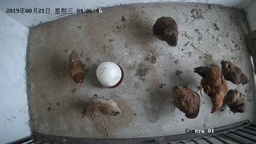
#> input picture 1.jpg, 256 x 144 px, shrunk from 2560 x 1440 before the run
$ python Otsu.py
#> lines starting #> are read from the running program, lines starting #| are printed output that depends on the picture; after the words box and inside, x2 and y2 are one past the last pixel; in counts of white or black regions, pixels touching at a corner belong together
import numpy as np
import cv2
import matplotlib.pyplot  as plt

def otsuCompute(grayImg):
    # 类间方差
    g = 0
    # 遍历矩阵
    for i in range(0,256):
        # 背景像素点占整幅图像的比例

        W0 = 0.0
        w0 = 0
        # 背景图像平均灰度
        U0 = 0
        u0 = 0.0
        # 前景图像占整幅图像的比例
        W1 = 0.0
        w1 = 0
        # 前景图像的平均灰度
        U1 = 0
        u1 = 0.0


        for element in grayImg.flat:

            # 大于i为前景
            if element>i:
                w1+=1
                u1+=element
            else:
                w0+=1
                u0+=element
        try:
            W0 = w0/(w0+w1)
            W1 = 1 - W0
            U0 = u0/w0
            U1 = u1/w1

            if W1*W0*((U0 - U1)**2) > g:
                g=W1*W0*((U0 - U1)**2)
                thres=i
        except:
            pass
    return  thres

img=cv2.imread('1.jpg',cv2.IMREAD_UNCHANGED)
#> img is the input picture: shape (144, 256, 3); mean B, G, R 107.4, 107.3, 105.9
grayImg=cv2.cvtColor(img,cv2.COLOR_BGR2GRAY)
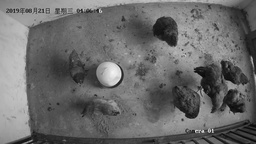
#> grayImg: shape (144, 256); min 4, max 244, mean 106.9
# cv2.medianBlur(grayImg,5,grayImg)
# 大津算法二值化分割前景和背景
ret,thresOtsu=cv2.threshold(grayImg,0,255,cv2.THRESH_BINARY_INV|cv2.THRESH_OTSU)
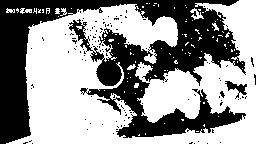
#> thresOtsu: shape (144, 256); 58.1% white; 120 black regions (118 under 20 px), largest, box (x1, y1, x2, y2) and area: (0, 0, 246, 144) 15025, (225, 81, 247, 99) 150
#> ret = 112
ret1,thresMyOtsu=cv2.threshold(grayImg,otsuCompute(grayImg),255,cv2.THRESH_BINARY_INV)
#> ret1 = 112


print('Otsu threshold is {0}'.format(ret))
#| Otsu threshold is 112.0
print('my Otsu threshold is {0}'.format(ret1))
#| my Otsu threshold is 112.0
cv2.imshow('1',img)
cv2.imshow('Otsu',thresOtsu)
cv2.imshow('my Otsu',thresMyOtsu)
cv2.waitKey()
cv2.destroyAllWindows()
